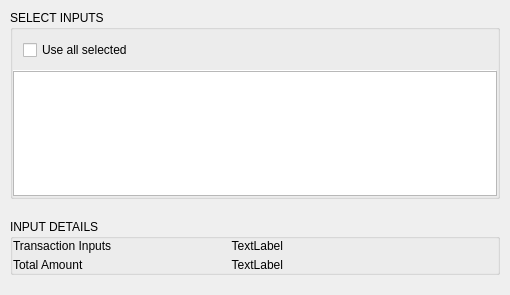
<?xml version="1.0" encoding="UTF-8"?>
<ui version="4.0">
 <class>CoinControlWidget</class>
 <widget class="QWidget" name="CoinControlWidget">
  <property name="geometry">
   <rect>
    <x>0</x>
    <y>0</y>
    <width>510</width>
    <height>295</height>
   </rect>
  </property>
  <property name="sizePolicy">
   <sizepolicy hsizetype="MinimumExpanding" vsizetype="Preferred">
    <horstretch>0</horstretch>
    <verstretch>0</verstretch>
   </sizepolicy>
  </property>
  <property name="windowTitle">
   <string>Coin Control</string>
  </property>
  <layout class="QVBoxLayout" name="verticalLayout">
   <property name="spacing">
    <number>10</number>
   </property>
   <property name="leftMargin">
    <number>0</number>
   </property>
   <property name="topMargin">
    <number>0</number>
   </property>
   <property name="rightMargin">
    <number>0</number>
   </property>
   <property name="bottomMargin">
    <number>0</number>
   </property>
   <item>
    <widget class="QWidget" name="verticalWidget" native="true">
     <property name="minimumSize">
      <size>
       <width>0</width>
       <height>100</height>
      </size>
     </property>
     <property name="maximumSize">
      <size>
       <width>16777215</width>
       <height>16777215</height>
      </size>
     </property>
     <layout class="QVBoxLayout" name="verticalLayout_5">
      <property name="spacing">
       <number>10</number>
      </property>
      <property name="leftMargin">
       <number>10</number>
      </property>
      <property name="topMargin">
       <number>10</number>
      </property>
      <property name="rightMargin">
       <number>10</number>
      </property>
      <property name="bottomMargin">
       <number>0</number>
      </property>
      <item>
       <widget class="QGroupBox" name="groupBox_2">
        <property name="title">
         <string>SELECT INPUTS</string>
        </property>
        <property name="wellGroupBoxWithButtonBar" stdset="0">
         <bool>true</bool>
        </property>
        <layout class="QVBoxLayout" name="verticalLayout_4">
         <property name="spacing">
          <number>0</number>
         </property>
         <property name="leftMargin">
          <number>0</number>
         </property>
         <property name="topMargin">
          <number>0</number>
         </property>
         <property name="rightMargin">
          <number>0</number>
         </property>
         <property name="bottomMargin">
          <number>0</number>
         </property>
         <item>
          <widget class="QWidget" name="widget" native="true">
           <layout class="QHBoxLayout" name="horizontalLayout">
            <property name="spacing">
             <number>5</number>
            </property>
            <property name="leftMargin">
             <number>10</number>
            </property>
            <property name="topMargin">
             <number>10</number>
            </property>
            <property name="rightMargin">
             <number>10</number>
            </property>
            <property name="bottomMargin">
             <number>10</number>
            </property>
            <item>
             <widget class="QCheckBox" name="checkBoxUseAllSelected">
              <property name="text">
               <string>Use all selected</string>
              </property>
             </widget>
            </item>
            <item>
             <spacer name="horizontalSpacer_2">
              <property name="orientation">
               <enum>Qt::Horizontal</enum>
              </property>
              <property name="sizeHint" stdset="0">
               <size>
                <width>40</width>
                <height>0</height>
               </size>
              </property>
             </spacer>
            </item>
           </layout>
          </widget>
         </item>
         <item>
          <widget class="Line" name="line">
           <property name="minimumSize">
            <size>
             <width>0</width>
             <height>1</height>
            </size>
           </property>
           <property name="maximumSize">
            <size>
             <width>16777215</width>
             <height>1</height>
            </size>
           </property>
           <property name="orientation">
            <enum>Qt::Horizontal</enum>
           </property>
          </widget>
         </item>
         <item>
          <widget class="CoinControlView" name="treeViewUTXO">
           <property name="alternatingRowColors">
            <bool>true</bool>
           </property>
          </widget>
         </item>
        </layout>
       </widget>
      </item>
     </layout>
    </widget>
   </item>
   <item>
    <widget class="QWidget" name="verticalWidget_2" native="true">
     <property name="sizePolicy">
      <sizepolicy hsizetype="Preferred" vsizetype="Fixed">
       <horstretch>0</horstretch>
       <verstretch>0</verstretch>
      </sizepolicy>
     </property>
     <property name="darkOverlay" stdset="0">
      <bool>true</bool>
     </property>
     <layout class="QVBoxLayout" name="verticalLayout_6">
      <property name="spacing">
       <number>5</number>
      </property>
      <property name="leftMargin">
       <number>10</number>
      </property>
      <property name="topMargin">
       <number>10</number>
      </property>
      <property name="rightMargin">
       <number>10</number>
      </property>
      <property name="bottomMargin">
       <number>20</number>
      </property>
      <item>
       <widget class="QGroupBox" name="groupBox">
        <property name="sizePolicy">
         <sizepolicy hsizetype="Preferred" vsizetype="Fixed">
          <horstretch>0</horstretch>
          <verstretch>0</verstretch>
         </sizepolicy>
        </property>
        <property name="maximumSize">
         <size>
          <width>16777215</width>
          <height>16777215</height>
         </size>
        </property>
        <property name="title">
         <string>INPUT DETAILS</string>
        </property>
        <layout class="QHBoxLayout" name="horizontalLayout_2">
         <property name="spacing">
          <number>5</number>
         </property>
         <property name="leftMargin">
          <number>0</number>
         </property>
         <property name="topMargin">
          <number>0</number>
         </property>
         <property name="rightMargin">
          <number>0</number>
         </property>
         <property name="bottomMargin">
          <number>0</number>
         </property>
         <item>
          <widget class="QWidget" name="verticalWidget_3" native="true">
           <layout class="QVBoxLayout" name="verticalLayout_3">
            <property name="spacing">
             <number>5</number>
            </property>
            <property name="leftMargin">
             <number>0</number>
            </property>
            <property name="topMargin">
             <number>0</number>
            </property>
            <property name="rightMargin">
             <number>0</number>
            </property>
            <property name="bottomMargin">
             <number>0</number>
            </property>
            <item>
             <widget class="QLabel" name="label">
              <property name="sizePolicy">
               <sizepolicy hsizetype="Preferred" vsizetype="Fixed">
                <horstretch>0</horstretch>
                <verstretch>0</verstretch>
               </sizepolicy>
              </property>
              <property name="minimumSize">
               <size>
                <width>135</width>
                <height>0</height>
               </size>
              </property>
              <property name="maximumSize">
               <size>
                <width>135</width>
                <height>16777215</height>
               </size>
              </property>
              <property name="text">
               <string>Transaction Inputs</string>
              </property>
              <property name="alignment">
               <set>Qt::AlignLeading|Qt::AlignLeft|Qt::AlignVCenter</set>
              </property>
             </widget>
            </item>
            <item>
             <widget class="QLabel" name="label_2">
              <property name="sizePolicy">
               <sizepolicy hsizetype="Preferred" vsizetype="Fixed">
                <horstretch>0</horstretch>
                <verstretch>0</verstretch>
               </sizepolicy>
              </property>
              <property name="minimumSize">
               <size>
                <width>135</width>
                <height>0</height>
               </size>
              </property>
              <property name="maximumSize">
               <size>
                <width>135</width>
                <height>16777215</height>
               </size>
              </property>
              <property name="text">
               <string>Total Amount</string>
              </property>
              <property name="alignment">
               <set>Qt::AlignLeading|Qt::AlignLeft|Qt::AlignVCenter</set>
              </property>
             </widget>
            </item>
           </layout>
          </widget>
         </item>
         <item>
          <widget class="QWidget" name="verticalWidget_4" native="true">
           <property name="minimumSize">
            <size>
             <width>0</width>
             <height>0</height>
            </size>
           </property>
           <layout class="QVBoxLayout" name="verticalLayout_2">
            <property name="spacing">
             <number>5</number>
            </property>
            <property name="leftMargin">
             <number>0</number>
            </property>
            <property name="topMargin">
             <number>0</number>
            </property>
            <property name="rightMargin">
             <number>0</number>
            </property>
            <property name="bottomMargin">
             <number>0</number>
            </property>
            <item>
             <widget class="QLabel" name="labelTotalTransactions">
              <property name="minimumSize">
               <size>
                <width>130</width>
                <height>0</height>
               </size>
              </property>
              <property name="text">
               <string>TextLabel</string>
              </property>
              <property name="alignment">
               <set>Qt::AlignRight|Qt::AlignTrailing|Qt::AlignVCenter</set>
              </property>
              <property name="whiteLabel" stdset="0">
               <bool>true</bool>
              </property>
             </widget>
            </item>
            <item>
             <widget class="QLabel" name="labelTotalAmount">
              <property name="minimumSize">
               <size>
                <width>130</width>
                <height>0</height>
               </size>
              </property>
              <property name="text">
               <string>TextLabel</string>
              </property>
              <property name="alignment">
               <set>Qt::AlignRight|Qt::AlignTrailing|Qt::AlignVCenter</set>
              </property>
              <property name="whiteLabel" stdset="0">
               <bool>true</bool>
              </property>
             </widget>
            </item>
           </layout>
          </widget>
         </item>
         <item>
          <spacer name="horizontalSpacer">
           <property name="orientation">
            <enum>Qt::Horizontal</enum>
           </property>
           <property name="sizeHint" stdset="0">
            <size>
             <width>40</width>
             <height>0</height>
            </size>
           </property>
          </spacer>
         </item>
        </layout>
       </widget>
      </item>
     </layout>
    </widget>
   </item>
  </layout>
 </widget>
 <customwidgets>
  <customwidget>
   <class>CoinControlView</class>
   <extends>QTreeView</extends>
   <header>CoinControlView.h</header>
  </customwidget>
 </customwidgets>
 <resources/>
 <connections/>
</ui>
